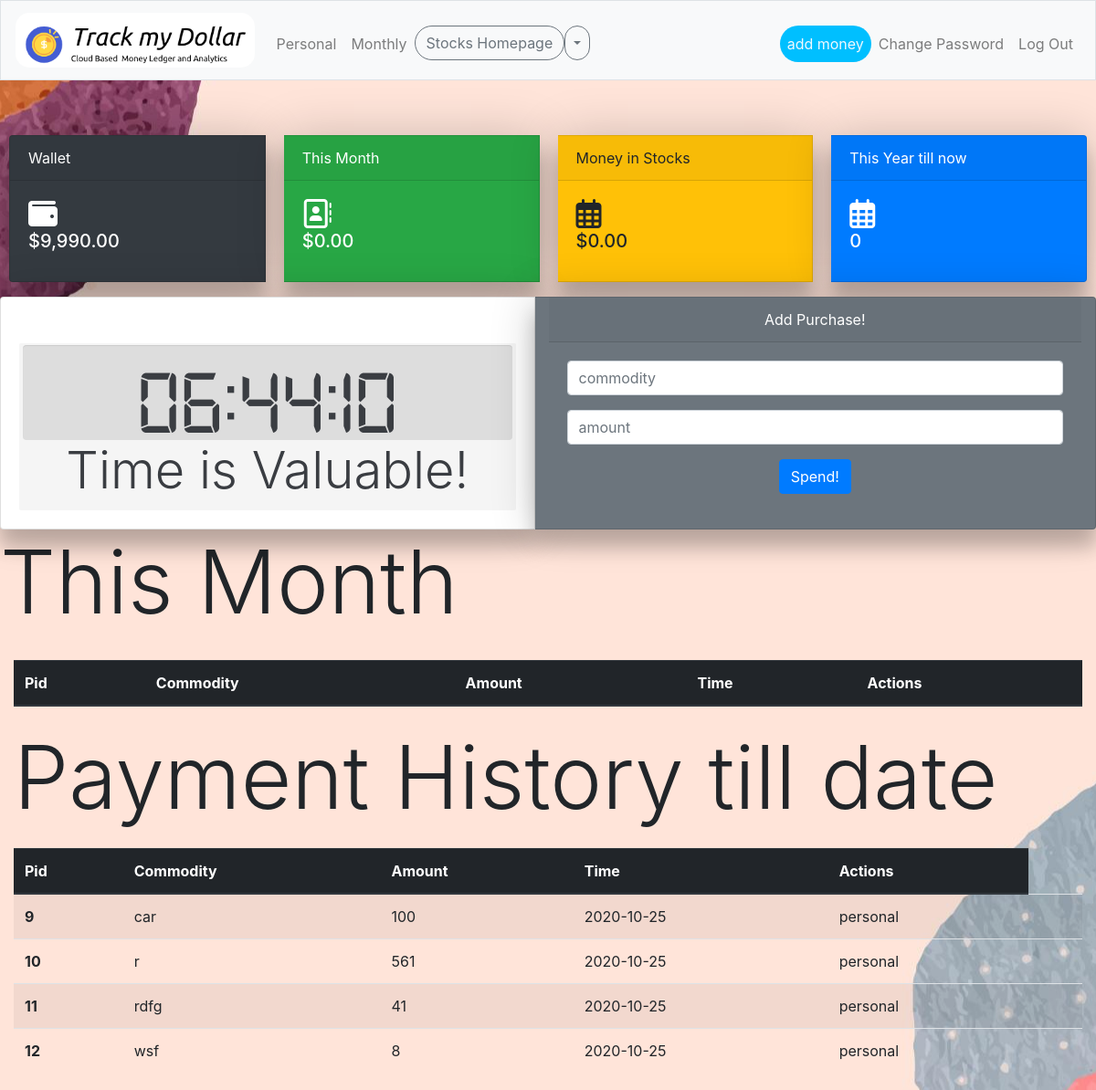
Screenshot of /personal (signed in) with the database file from the repository.
### tables this page shows
CREATE TABLE "paymenthistory" (
	"user_id"	INTEGER NOT NULL,
	"paymentpurpose"	VARCHAR(30),
	"amount"	INTEGER,
	"datestamp"	date NOT NULL DEFAULT CURRENT_DATE,
	"pay_id"	INTEGER NOT NULL,
	"category"	VARCHAR(30),
	"pid"	INTEGER,
	"eid"	INTEGER,
	PRIMARY KEY("pay_id" AUTOINCREMENT)
);

### app.py (the view, shortened to what this page needs)
@app.route("/personal", methods=["GET", "POST"])
@login_required
def personal():
    if request.method == "POST":
        commodity = request.form.get("commodity")
        amount = request.form.get("amount")
        try:
            amount = int(amount)
        except:
            return apology("enter a proper value")
        if not commodity:
            return apology("Missing  commodity!")
        elif not amount:
            return apology("Missing number of shares!")
        elif int(amount)<= 0:
            return apology("enter a proper value")
        else:
            rows = db.execute("SELECT cash FROM users WHERE id=:id",id=session["user_id"])
            cash = rows[0]["cash"]
            updated_cash = cash - amount
            if updated_cash <0:
                return apology("cant afford")
            category= "personal"
            db.execute("UPDATE users SET cash=:updated_cash WHERE id=:id",updated_cash=updated_cash,id=session["user_id"])
            db.execute("INSERT INTO personal (user_id,amount,commodity) VALUES (:user_id,:amount,:commodity)",user_id=session["user_id"],amount=amount,commodity=commodity)
            temp_pid=db.execute("SELECT pid FROM personal ORDER BY pid DESC LIMIT 1")
            temp_pid=temp_pid[0]["pid"]
            db.execute("INSERT INTO paymenthistory (user_id,amount,paymentpurpose,category,pid) VALUES (:user_id,:amount,:paymentpurpose,:category,:temp_pid)",user_id=session["user_id"],amount=amount,paymentpurpose=commodity,category=category,temp_pid=temp_pid)
            flash("Bought!!")
            return redirect("/personal")
    else:
            today = str(date.today())
            print(" PERSONAL TOODAY: ",today)
            today = today.split('-')
            print("SPLITEED",today)
            today_year = today[0]
            today_month= today[1]
            nottoday_month = int(today_month) - 1
            prows = db.execute("""SELECT pid,commodity,amount,time
            FROM personal
            WHERE user_id = :user_id AND  strftime('%m', time) = :today_month AND strftime('%Y', time) = :today_year
            ORDER BY pid;
            """,user_id=session['user_id'],today_month=str(today_month),today_year=str(today_year))
            pspendings = []
            grand_ptotal =0
            count = 1
            sums = db.execute("""SELECT sum(amount)
            FROM personal
            WHERE user_id = :user_id
            """,user_id=session['user_id'])
            total_spending=sums[0]['sum(amount)']
            cash = db.execute("SELECT cash FROM users WHERE id=:user_id",user_id=session["user_id"])
            cash = cash[0]["cash"]
            hprows = db.execute("""SELECT pay_id,paymentpurpose,amount,datestamp,category
            FROM paymenthistory
            WHERE user_id = :user_id AND category="personal"
            ORDER BY pay_id;
            """,user_id=session['user_id'])
            hpspendings = []
            hpgrand_ptotal =0
            for hprow in hprows:
                hpspendings.append({
                    "payid": hprow["pay_id"],
                    "paymentpurpose": hprow["paymentpurpose"],
                    "amount": hprow["amount"],
                    "datestamp": hprow["datestamp"],
                    "category": hprow["category"]
                })
                try:
                    hpgrand_ptotal = hpgrand_ptotal + hprow["amount"]
                except:
                    hpgrand_ptotal = 0
                    break
            stockmoney = db.execute("""SELECT SUM(price) ,SUM(shares) as totalShares
                                        FROM history
                                        WHERE user_id = :user_id
                                        GROUP BY stock_name
                                        HAVING totalShares >0;
                                        """,user_id=session['user_id'])
            try:
                stockmoney = int (stockmoney[0]['SUM(price)'])
            except:
                stockmoney = 0
            return render_template("personal.html",pspendings=pspendings, cash =usd(cash), grand_ptotal=usd(grand_ptotal),hpspendings=hpspendings,hpgrand_total = usd(hpgrand_ptotal),total_spending=usd(total_spending),stockmoney=usd(stockmoney))

### app.py (called while the page is built)
@app.after_request
def after_request(response):
    response.headers["Cache-Control"] = "no-cache, no-store, must-revalidate"
    response.headers["Expires"] = 0
    response.headers["Pragma"] = "no-cache"
    return response

### helpers.py (called while the page is built)
def login_required(f):
    @wraps(f)
    def decorated_function(*args, **kwargs):
        if session.get("user_id") is None:
            return redirect("/login")
        return f(*args, **kwargs)
    return decorated_function

def usd(value):
    try:
        value = int(value)
    except :
        return 0
    return f"${value:,.2f}"

### templates/personal.html (shortened to what this page needs)
{% extends "layout.html" %} {% block title %} Log In {% endblock %} {% block main %}
<div class="card-group">
    <div class="card text-white bg-dark mb-3" style="max-width: 18rem; margin: 10px;">
        <div class="card-header">Wallet</div>
        <div class="card-body">
            <i class="fas fa-wallet" style="font-size: xx-large;"></i>
            <span><h5 class="card-title">{{cash}}</h5></span>
        </div>
    </div>
    <div class="card text-white bg-success mb-3" style="max-width: 18rem; margin: 10px;">
        <div class="card-header">This Month</div>
        <div class="card-body">
            <i class="far fa-address-book" style="font-size: xx-large;"></i>
            <span><h5 class="card-title">{{grand_ptotal}}</h5></span>
        </div>
    </div>
    <div class="card  bg-warning mb-3" style="max-width: 18rem; margin: 10px;">
        <div class="card-header">Money in Stocks</div>
        <div class="card-body">
            <i class="far fa-calendar-alt" style="font-size: xx-large;"></i>
            <span><h5 class="card-title">{{stockmoney}}</h5></span>
        </div>
    </div>
    <div class="card text-white bg-primary mb-3" style="max-width: 18rem; margin: 10px;">
        <div class="card-header">This Year till now</div>
        <div class="card-body">
            <i class="far fa-calendar-alt" style="font-size: xx-large;"></i>
            <span><h5 class="card-title">{{total_spending}}</h5></span>
        </div>
    </div>
</div>
<div class="card-group">
    <div class="card wrapper" style="max-width: 40rem; ">
        <div class="card-body">
            <div class="clock-wrap container">
                <div class="clock">
                    <div class="clock__time ">
                    </div>
                </div>
                <h4 class="display-4">Time is Valuable!</h1>
            </div>
        </div>
    </div>
    <div class="card text-white bg-secondary text-center container" style="max-width: 80vw">
        <div class="card-header">Add Purchase!</div>
        <div class="card-body container">
            <form action="/personal" method="post">
                <div class="form-group">
                    <input autocomplete="off" autofocus class="form-control" name="commodity" placeholder="commodity" type="text">
                </div>
                <div class="form-group">
                    <input class="form-control" name="amount" placeholder="amount" type="number">
                </div>
                <button class="btn btn-primary" type="pspend">Spend!</button>
            </form>
        </div>
    </div>
</div>
<h1 class="display-1">This Month</h1>
<main class="container-fluid">
    <table class="table table-striped table-hover ">
        <thead class="thead-dark">
            <tr>
                <th scope="col">Pid</th>
                <th scope="col">Commodity</th>
                <th scope="col">Amount</th>
                <th scope="col">Time</th>
                <th scope="col">Actions</th>
            </tr>
        </thead>
    </table>
    <h1 class="display-1 " style="border-style: none">Payment History till date</h1>
    <table class="table table-striped table-hover">
        <thead class="thead-dark">
            <tr>
                <th scope="col">Pid</th>
                <th scope="col">Commodity</th>
                <th scope="col">Amount</th>
                <th scope="col">Time</th>
                <th scope="col">Actions</th>
            </tr>
        </thead>
        <tbody>
            {% for hpspending in hpspendings: %}
            <tr>
                <th scope="row">{{hpspending["payid"]}}</th>
                <td>{{hpspending["paymentpurpose"]}}</td>
                <td>{{hpspending["amount"]}}</td>
                <td>{{hpspending["datestamp"]}}</td>
                <td>{{hpspending["category"]}}</td>
                <td>{{hpgrand_ptotal}}</td>
            </tr>
            {% endfor %}
        </tbody>
    </table>
</main>
{% endblock %}

### static/styles.css (style rules this page uses)
.card { box-shadow: 0 20px 20px rgba(0, 0, 0, 0.2), 0px 0px 50px rgba(0, 0, 0, 0.2); }
.table { margin-top: 20px; margin-bottom: 20px; }
body { background-image: url("/static/background.jpg"); background-repeat: no-repeat; background-position: center; }
main { overflow-x: auto; }
.clock-wrap { background-color: #F5F5F5; padding: 0.11rem 0.22rem; margin-top: 30px; display: inline-block; box-sizing: border-box; border-radius: 0.11rem; color: #3A3D42; text-align: center; }
.clock { text-align: center; box-shadow: 0px 0.055rem 0.055rem rgba(0, 0, 0, 0.08) inset; background-color: #DDD; border-radius: 4px; padding: 0.1rem 0.2rem; pointer-events: none; -webkit-user-select: none; -moz-user-select: none; user-select: none; }

### rows the page displays
paymenthistory: payid "9", paymentpurpose "car", amount "100", datestamp "2020-10-25", category "personal"
paymenthistory: payid "10", paymentpurpose "r", amount "561", datestamp "2020-10-25", category "personal"
paymenthistory: payid "11", paymentpurpose "rdfg", amount "41", datestamp "2020-10-25", category "personal"
paymenthistory: payid "12", paymentpurpose "wsf", amount "8", datestamp "2020-10-25", category "personal"

### other values shown
{{ cash }} "$9,990.00"
{{ grand_ptotal }} "$0.00"
{{ stockmoney }} "$0.00"
{{ total_spending }} "0"
